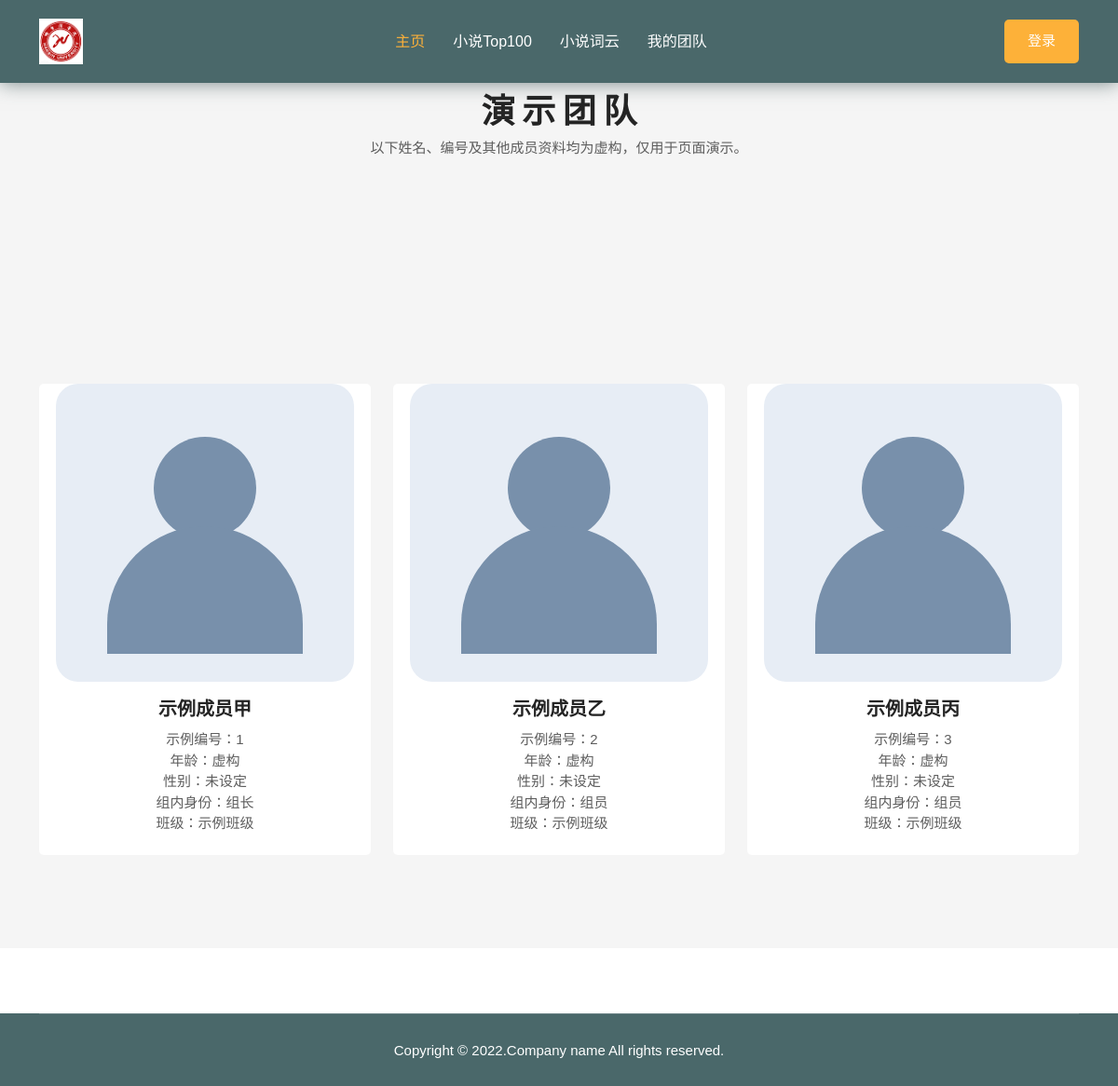
The app's page /team with its own data.
### tables this page shows
CREATE TABLE team (id integer primary key,name text,gender text,age text,class text,identity text,imgurl text);

### web/app.py (the view)
@app.route('/team')
def team():
    myTeam = []
    conn = sqlite3.connect('novel.db')
    cur = conn.cursor()
    sql = 'select id,name,gender,age,class,identity,imgurl from team;'
    datas = cur.execute(sql)
    for item in datas:
        myTeam.append(item)
    cur.close()
    conn.close()
    return render_template('team.html', myTeam=myTeam)

### web/templates/team.html (shortened to what this page needs)
<!DOCTYPE html>
<html lang="zxx">
<head>
    <link rel="stylesheet" href="../static/css/bootstrap.min.css">
    <link rel="stylesheet" href="../static/css/meanmenu.css">
    <link rel="stylesheet" href="../static/css/boxicons.min.css">
    <link rel="stylesheet" href="../static/css/odometer.min.css">
    <link rel="stylesheet" href="../static/css/magnific-popup.min.css">
    <link rel="stylesheet" href="../static/css/owl.carousel.min.css">
    <link rel="stylesheet" href="../static/css/owl.theme.default.min.css">
    <link rel="stylesheet" href="../static/css/nice-select.min.css">
    <link rel="stylesheet" href="../static/css/style.css">
    <link rel="stylesheet" href="../static/css/responsive.css">
</head>
<body>
<div class="navbar-area two fixed-top">
    <div class="main-nav">
        <div class="container">
            <nav class="navbar navbar-expand-md navbar-light">
                <a class="navbar-brand" href="/">
                    <img src="../static/picture/logo.png" alt="Logo">
                </a>
                <div class="collapse navbar-collapse mean-menu" id="navbarSupportedContent">
                    <ul class="navbar-nav">
                        <li class="nav-item">
                            <a href="/index" class="nav-link dropdown-toggle active">主页</a>
                        </li>
                        <li class="nav-item">
                            <a href="/novel" class="nav-link dropdown-toggle">小说Top100</a>
                        </li>
                        <li class="nav-item">
                            <a href="/wordcloud" class="nav-link dropdown-toggle">小说词云</a>
                        </li>
                        <li class="nav-item">
                            <a href="/" class="nav-link dropdown-toggle">我的团队</a>
                        </li>
                    </ul>
                    <div class="side-nav">
                        <a href="#">登录</a>
                    </div>
                </div>
            </nav>
        </div>
    </div>
</div>
<section class="team-area pt-100 pb-70">
    <div class="container">
        <div class="section-title">
            <h2>演 示 团 队</h2>
            <p>以下姓名、编号及其他成员资料均为虚构，仅用于页面演示。</p>
        </div>
        <div class="row">
            {% for team in myTeam %}
            <div class="col-sm-6 col-lg-4" style="margin-top: 200px; text-align: left;">
                <div class="team-item">
                    <div class="team-top">
                        <img src="{{team[6]}}" alt="虚构成员占位头像">
                    </div>
                    <h3>{{team[1]}}</h3>
                    <span>示例编号：{{team[0]}}</span>
                    <span>年龄：{{team[3]}}</span>
                    <span>性别：{{team[2]}}</span>
                    <span>组内身份：{{team[5]}}</span>
                    <span>班级：{{team[4]}}</span>
                </div>
            </div>
            {% endfor %}
        </div>
    </div>
</section>
<footer class="pt-70">
    <div class="container">
        <div class="copyright-area">
            <p>
                Copyright &copy; 2022.Company name All rights reserved.
            </p>
        </div>
    </div>
</footer>
</body>
</html>

### web/static/css/meanmenu.css (style rules this page uses)
body { font-family:oswald,sans-serif;padding:0;margin:0;font-size:15px;background-color:#f1f1f1 }
.main-nav { background:#000;position:absolute;top:0;left:0;padding-top:15px;padding-bottom:15px;width:100%;z-index:999;height:auto }
.navbar-light .navbar-brand,.navbar-light .navbar-brand:hover { color:#fff;font-weight:700;text-transform:uppercase }
.main-nav nav ul { padding:0;margin:0;list-style-type:none }
.main-nav nav .navbar-nav .nav-item { position:relative;padding:15px 0 }
.main-nav nav .navbar-nav .nav-item a { font-weight:500;font-size:16px;text-transform:uppercase;color:#fff;padding-left:0;padding-right:0;padding-top:0;padding-bottom:0;margin-left:15px;margin-right:15px }
.main-nav nav .navbar-nav .nav-item a:hover,.main-nav nav .navbar-nav .nav-item a:focus,.main-nav nav .navbar-nav .nav-item a.active { color:#ff2d55 }

### web/static/css/style.css (style rules this page uses)
body { font-family:roboto,sans-serif;color:#5d5d5d;background-color:#fff;font-size:15px }
h1,h2,h3,h4,h5,h6 { font-family:poppins,sans-serif;color:#242424;line-height:1.4;font-weight:700 }
p { line-height:1.8 }
a { -webkit-transition:.5s all ease;transition:.5s all ease;text-decoration:none }
img { max-width:100% }
.pt-100 { padding-top:100px }
.pb-70 { padding-bottom:70px }
.main-nav { background-color:#172f47;-webkit-transition:.5s all ease;transition:.5s all ease }
.main-nav nav { padding-top:0;padding-bottom:0;padding-left:0;padding-right:0 }
.main-nav nav .navbar-nav { margin-left:auto;margin-right:auto }
.main-nav nav .navbar-nav .nav-item a { text-transform:capitalize;-webkit-transition:.5s all ease;transition:.5s all ease }
.main-nav nav .navbar-nav .nav-item a:hover,.main-nav nav .navbar-nav .nav-item a:focus,.main-nav nav .navbar-nav .nav-item a.active { color:#fdb139 }
.dropdown-toggle::after { display:none }
.side-nav a { display:inline-block;font-weight:500;color:#fff;background-color:#fdb139;border-radius:5px;padding:12px 25px }
.section-title { text-align:center;margin-bottom:40px;max-width:500px;margin-left:auto;margin-right:auto;margin-top:-5px;position:relative;z-index:1 }
.section-title h2 { font-size:36px;margin-bottom:0 }
footer { background-color:#4a686a }
.copyright-area { margin-top:70px;border-top:1px solid #f5f5f529;text-align:center;padding-top:25px;padding-bottom:25px }
.copyright-area p { margin-bottom:0;color:#fff }
.team-area { background-color:#f5f5f5 }
.team-item { text-align:center;border-radius:5px;background-color:#fff;padding-bottom:22px;margin-bottom:30px }
.team-item .team-top { position:relative }
.team-item .team-top img { border-radius:5px 5px 0 0 }
.team-item h3 { font-size:20px;margin-bottom:8px;margin-top:15px }
.team-item span { display:block }
.navbar-area.two .main-nav { background-color:#4a686a;-webkit-box-shadow:0 0 20px 0 #3b5253ad;box-shadow:0 0 20px 0 #3b5253ad }

### records on screen
team: imgurl (picture), name "示例成员甲", id "1", age "虚构", gender "未设定", identity "组长", class "示例班级"
team: imgurl (picture), name "示例成员乙", id "2", age "虚构", gender "未设定", identity "组员", class "示例班级"
team: imgurl (picture), name "示例成员丙", id "3", age "虚构", gender "未设定", identity "组员", class "示例班级"
